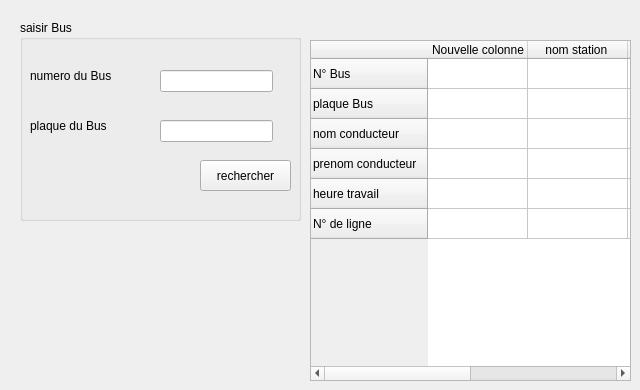
      <widget class="QWidget" name="tab_7">
       <attribute name="title">
        <string>rechercher Bus </string>
       </attribute>
       <widget class="QLabel" name="label_20">
        <property name="geometry">
         <rect>
          <x>110</x>
          <y>200</y>
          <width>111</width>
          <height>41</height>
         </rect>
        </property>
        <property name="text">
         <string/>
        </property>
       </widget>
       <widget class="QGroupBox" name="groupBox_5">
        <property name="geometry">
         <rect>
          <x>20</x>
          <y>20</y>
          <width>281</width>
          <height>201</height>
         </rect>
        </property>
        <property name="title">
         <string>saisir Bus </string>
        </property>
        <widget class="QLabel" name="label_18">
         <property name="geometry">
          <rect>
           <x>10</x>
           <y>40</y>
           <width>101</width>
           <height>31</height>
          </rect>
         </property>
         <property name="text">
          <string>numero du Bus </string>
         </property>
        </widget>
        <widget class="QLineEdit" name="lineEdit_16">
         <property name="geometry">
          <rect>
           <x>140</x>
           <y>50</y>
           <width>113</width>
           <height>22</height>
          </rect>
         </property>
        </widget>
        <widget class="QLabel" name="label_19">
         <property name="geometry">
          <rect>
           <x>10</x>
           <y>90</y>
           <width>91</width>
           <height>31</height>
          </rect>
         </property>
         <property name="text">
          <string>plaque du Bus </string>
         </property>
        </widget>
        <widget class="QLineEdit" name="lineEdit_17">
         <property name="geometry">
          <rect>
           <x>140</x>
           <y>100</y>
           <width>113</width>
           <height>22</height>
          </rect>
         </property>
        </widget>
        <widget class="QPushButton" name="pushButton_4">
         <property name="geometry">
          <rect>
           <x>180</x>
           <y>140</y>
           <width>91</width>
           <height>31</height>
          </rect>
         </property>
         <property name="text">
          <string>rechercher</string>
         </property>
        </widget>
       </widget>
       <widget class="QTableWidget" name="tableWidget_2">
        <property name="geometry">
         <rect>
          <x>310</x>
          <y>40</y>
          <width>321</width>
          <height>341</height>
         </rect>
        </property>
        <row>
         <property name="text">
          <string>N° Bus</string>
         </property>
        </row>
        <row>
         <property name="text">
          <string>plaque Bus</string>
         </property>
        </row>
        <row>
         <property name="text">
          <string>nom conducteur</string>
         </property>
        </row>
        <row>
         <property name="text">
          <string>prenom conducteur</string>
         </property>
        </row>
        <row>
         <property name="text">
          <string>heure travail</string>
         </property>
        </row>
        <row>
         <property name="text">
          <string>N° de ligne</string>
         </property>
        </row>
        <column>
         <property name="text">
          <string>Nouvelle colonne</string>
         </property>
        </column>
        <column>
         <property name="text">
          <string>nom station </string>
         </property>
        </column>
        <column>
         <property name="text">
          <string>nom sation </string>
         </property>
        </column>
        <column>
         <property name="text">
          <string>nom station</string>
         </property>
        </column>
       </widget>
      </widget>
